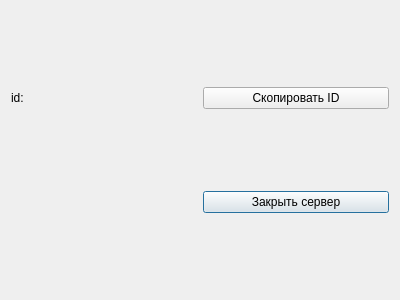
<?xml version="1.0" encoding="UTF-8"?>
<ui version="4.0">
 <class>CreationDialog</class>
 <widget class="QDialog" name="CreationDialog">
  <property name="geometry">
   <rect>
    <x>0</x>
    <y>0</y>
    <width>400</width>
    <height>300</height>
   </rect>
  </property>
  <property name="windowTitle">
   <string>Dialog</string>
  </property>
  <layout class="QGridLayout" name="gridLayout">
   <item row="0" column="0">
    <widget class="QLabel" name="label">
     <property name="text">
      <string>id:  </string>
     </property>
    </widget>
   </item>
   <item row="1" column="1">
    <widget class="QPushButton" name="pushButton_2">
     <property name="text">
      <string>Закрыть сервер</string>
     </property>
    </widget>
   </item>
   <item row="0" column="1">
    <widget class="QPushButton" name="pushButton">
     <property name="text">
      <string>Скопировать ID</string>
     </property>
    </widget>
   </item>
  </layout>
 </widget>
 <resources/>
 <connections/>
</ui>
